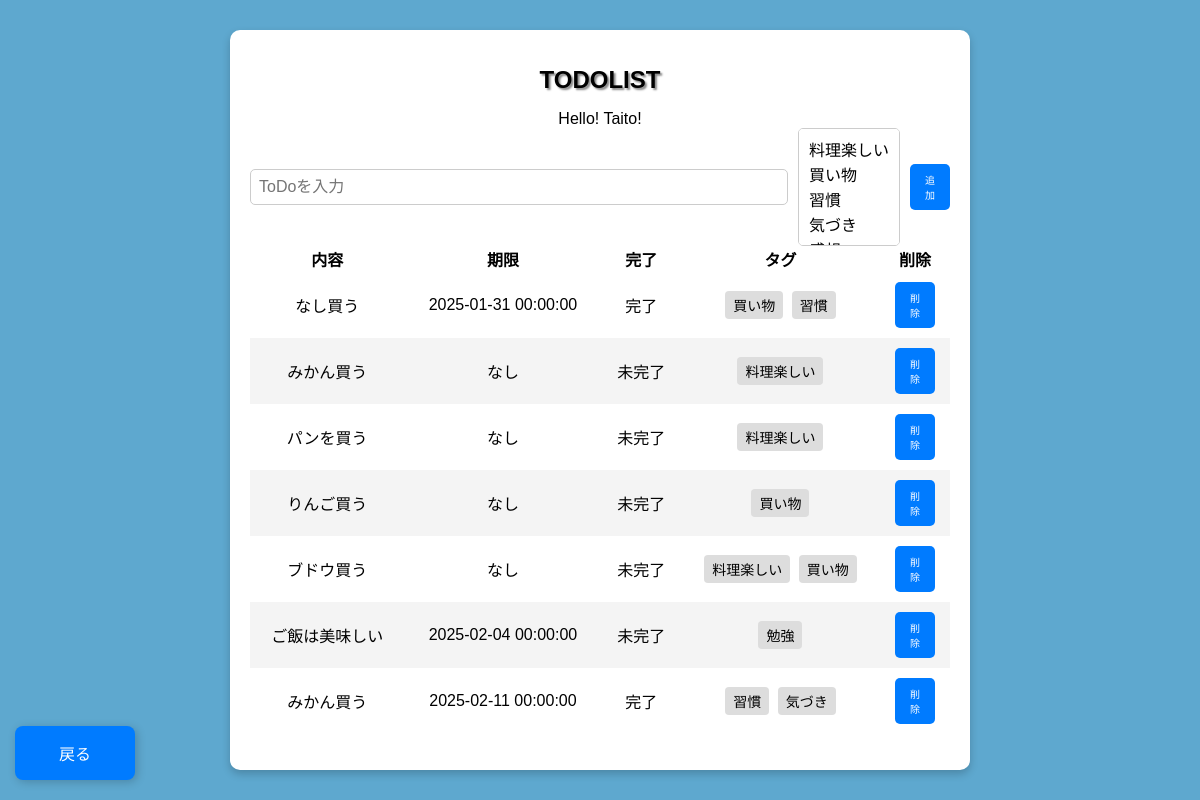
Screenshot of /todo with the database file from the repository.
### app/database/table/models.py (models this page shows)
class Todo(Base):
    __tablename__ = 'todo'
    __table_args__ = {
        'comment': 'todoの内容を管理するテーブル'
    }
    id   = Column('todo_id', Integer, primary_key=True, autoincrement=True)
    box  = Column('box', String(200), nullable=False)
    date = Column('date', DateTime, nullable=True)  # 現在時刻をデフォルトに設定
    completed = Column('completed', Boolean, default=False)
    settings = relationship("Set", back_populates="todo", cascade="all, delete-orphan")

class Tag(Base):
    __tablename__ = 'tag'
    __table_args__ = {
        'comment': 'tagの内容を管理するテーブル'
    }
    id   = Column('tag_id', Integer, primary_key=True, autoincrement=True)
    desc = Column('description', String(200), nullable=False)
    settings = relationship("Set", back_populates="tag", cascade="all, delete-orphan")

### app/routes/todo.py (the view)
@router.get("/todo")
async def read_todolist(request: Request):
    tag_list = db.query(Tag).all()
    todo_list = db.query(Todo).all()
    todo_list_with_tags = []
    for todo in todo_list:
        set_tags = (
            db.query(Tag.desc)
            .join(Set, Set.tag_id == Tag.id)
            .filter(Set.todo_id == todo.id)
            .all()
        )
        tag_descs = [set_tag.desc for set_tag in set_tags]
        todo_list_with_tags.append({
            "todo": todo,
            "set_tag_descs": tag_descs
        })
    db.close()
    return templates.TemplateResponse("todolist.html", {
        "request": request,
        "name": "Taito!",
        "todo_list": todo_list_with_tags,
        "tag_list": tag_list,
    })

### app/templates/todolist.html (shortened to what this page needs)
{%- extends "layout.html" %}
{%- block content %}
    <form id="todo-form" class="todo-form" method="POST" action="/todo">
        <input type="text" id="todo-input" class="todo-input" placeholder="ToDoを入力" name="box" required>
        <select id="tag-select" class="tag-select" name="tag" multiple>
            {% for tag in tag_list %}
                <option value="{{ tag.id }}">{{ tag.desc }}</option>
            {% endfor %}
        </select>
        <button type="submit" class="add-button">追加</button>
    </form>
    <table style="border-collapse: separate; border-spacing: 0;">
        <thead>
            <tr>
                <th>内容</th>
                <th>期限</th>
                <th>完了</th>
                <th>タグ</th>
                <th>削除</th>
            </tr>
        </thead>
        <tbody id="todo-list">
            {% for item in todo_list %}
            <tr>
                <td>
                    <a href="/todo/{{ item.todo.id }}" style="color: black; text-decoration: none;">
                        {{ item.todo.box }}
                    </a>
                </td>
                <td>{{ item.todo.date if item.todo.date else 'なし' }}</td>
                <td>{{ '完了' if item.todo.completed else '未完了' }}</td>
                <td class="listtags-column">
                    {% if item.set_tag_descs %}
                        {% for tag_desc in item.set_tag_descs %}
                            <span class="tag">{{ tag_desc }}</span>
                        {% endfor %}
                    {% else %}
                        なし
                    {% endif %}
                </td>
                <td>
                    <button onclick="deleteTodo('{{ item.todo.id }}')" class="add-button">
                        削除
                    </button>
                </td>
            </tr>
            {% endfor %}
        </tbody>
    </table>
    <a href="/" class="back-button">戻る</a>
{%- endblock %}

### app/static/css/styles.css (style rules this page uses)
body { font-family: Arial, sans-serif; background-color: #5ea8cf; display: flex; justify-content: center; align-items: center; height: 100vh; margin: 0; }
input { flex: 1; padding: 10px; border: 2px solid #ccc; border-radius: 5px; font-size: 16px; }
button { background-color: #3498db; color: white; border: none; padding: 10px; cursor: pointer; border-radius: 5px; font-size: 20px; width: 40px; }
.back-button { text-decoration: none; position: fixed; bottom: 20px; left: 15px; width: 40px; background-color: #007bff; color: white; border: none; padding: 15px 40px; border-radius: 8px; font-size: 16px; cursor: pointer; box-shadow: 2px 2px 10px rgba(0, 0, 0, 0.2); transition: background-color 0.3s ease; display: flex; align-items: center; justify-content: center; }
.todo-form { display: flex; align-items: center; gap: 10px; }
.todo-input, .tag-select { padding: 8px; font-size: 16px; border: 1px solid #ccc; border-radius: 5px; }
.add-button { padding: 8px 15px; font-size: 10px; background-color: #007bff; color: white; border: none; border-radius: 5px; cursor: pointer; transition: background-color 0.3s ease; }
table { width: 100%; border-spacing: 0; }
#todo-list tr:nth-child(even) { background-color: #f4f4f4; }
#todo-list tr:nth-child(odd) { background-color: #ffffff; }
#todo-list tr { border-bottom: 1px solid #ccc; }
#todo-list tr:last-child { border-bottom: none; }
td { padding: 10px; }

### app/templates/todolist.html (style rules this page uses)
.tag { display: inline-block; background-color: #ddd; padding: 4px 8px; margin: 2px; border-radius: 4px; font-size: 14px; }
td.listtags-column { max-width: 150px; overflow: hidden; text-overflow: ellipsis; }

### rows the page displays
Todo: todo.box "なし買う", todo "2025-01-31 00:00:00", completed "完了"
Tag: {{ tag.id }} 3 (drawn), description "買い物"
Tag: {{ tag.id }} 4 (drawn), description "習慣"
Todo: todo.box "みかん買う", todo "なし", completed "未完了"
Tag: {{ tag.id }} 2 (drawn), description "料理楽しい"
Todo: todo.box "パンを買う", todo "なし", completed "未完了"
Todo: todo.box "りんご買う", todo "なし", completed "未完了"
Todo: todo.box "ブドウ買う", todo "なし", completed "未完了"
Todo: todo.box "ご飯は美味しい", todo "2025-02-04 00:00:00", completed "未完了"
Tag: description "勉強"
Todo: todo.box "みかん買う", todo "2025-02-11 00:00:00", completed "完了"
Tag: {{ tag.id }} 5 (drawn), description "気づき"

### other values shown
{{ name }} "Taito!"
